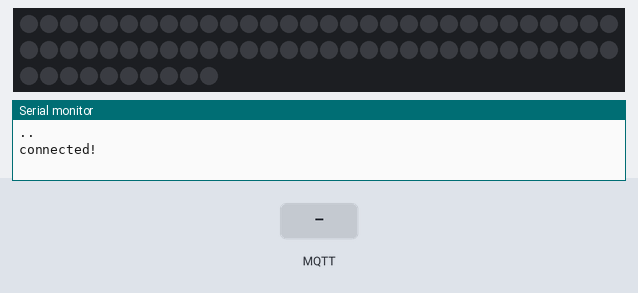
A sketch run on a simulated ESP8266 (NodeMCU). On the bench: 70 RGB LEDs in strip order, left to right, continuing on the next row, the last lines printed to the serial monitor. Inputs (shaded band) come from the test bench. WiFi joins after 1.5 s; servers stay silent unless stated; colours are those a GRB WS2812 strip shows for the declared byte order; no MQTT or app messages arrive unless stated.

Above: at 4.2 s.
4.3 s: MQTT message "0" arrives on the first subscribed topic
At 4.6 s:
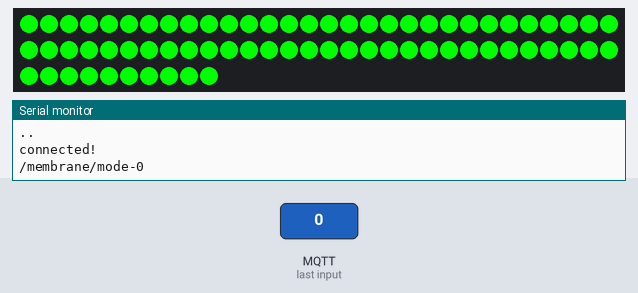
5.8 s: MQTT message "1" arrives on the first subscribed topic
At 7.0 s:
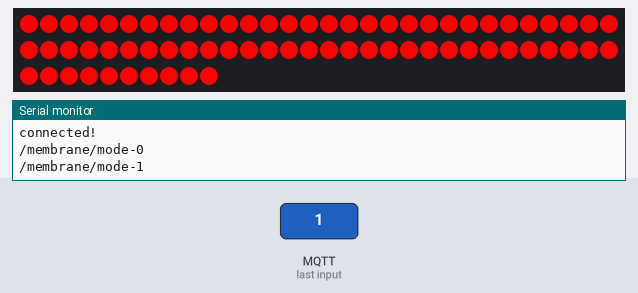
7.3 s: MQTT message "2" arrives on the first subscribed topic
At 8.3 s:
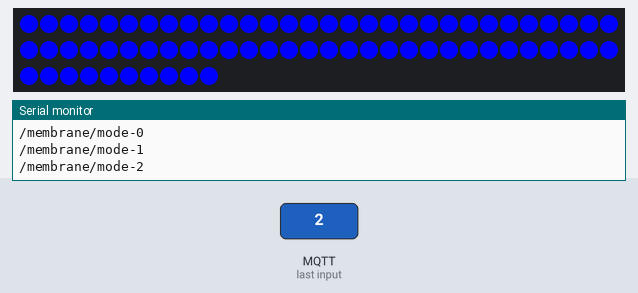
8.8 s: MQTT message "3" arrives on the first subscribed topic
At 9.6 s:
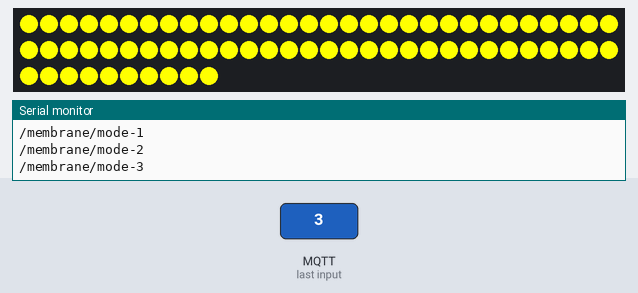
10.3 s: MQTT message "on" arrives on the first subscribed topic
At 11.7 s:
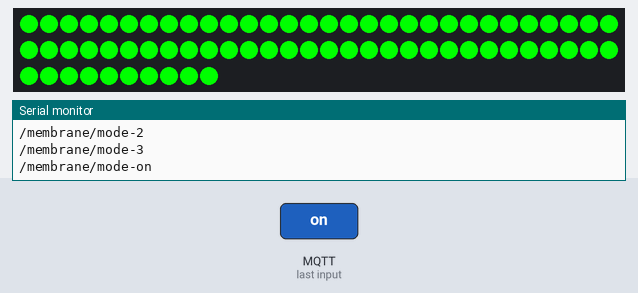
Timing chart, 0 to 12.8 s (numbered marks = the images above; inputs shaded):
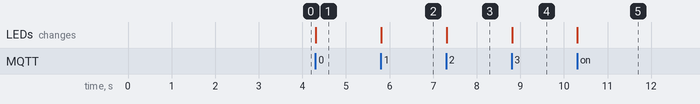

Measured:
- after the input at 4.3 s, the LEDs: change at once (image 1)
- after the input at 5.8 s, the LEDs: change at once (image 2)
- after the input at 7.3 s, the LEDs: change at once (image 3)
- after the input at 8.8 s, the LEDs: change at once (image 4)
- after the input at 10.3 s, the LEDs: change at once (image 5)

The sketch:

leds.ino
```cpp
#include <ESP8266WiFi.h>
#include <MQTT.h>

#include "FastLED.h"

// How many leds in your strip?
#define NUM_LEDS 70

#define DATA_PIN 5

// Define the array of leds
CRGB leds[NUM_LEDS];

const char ssid[] = "AMS";
const char pass[] = "amsterdam";

WiFiClient net;
MQTTClient client;

String topic = "/membrane/mode";

void connect() {
  //Serial.print("checking wifi...");
  while (WiFi.status() != WL_CONNECTED) {
    Serial.print(".");
    delay(1000);
  }

  //Serial.print("\nconnecting...");
  while (!client.connect("Deskmate Imitator", "sharing", "caring")) {
    Serial.print(".");
    delay(1000);
  }

  Serial.println("\nconnected!");
  //client.subscribe("/hello");

  client.subscribe(topic);

}


void setup() {
  Serial.begin(9600);

  WiFi.begin(ssid, pass);
  client.begin("192.168.1.23", net);
  client.onMessage(messageReceived);

  connect();
  delay(1000);

  FastLED.addLeds<WS2812, DATA_PIN, RGB>(leds, NUM_LEDS);

}

void loop() {
  client.loop();
  delay(10);

  if (!client.connected()) {
    connect();
  }
}


void messageReceived(String &topic, String &payload) {
  Serial.print(topic);
  Serial.print("-");
  Serial.print(payload);
  Serial.print("\n");


  switch (payload.toInt()) {
    case 0:
      for (int i = 0; i < NUM_LEDS; i++) {
        leds[i].setRGB( 255, 0, 0);
      }
      break;
    case 1:
      for (int i = 0; i < NUM_LEDS; i++) {
        leds[i].setRGB( 0, 255, 0);
      }
      break;
    case 2:
      for (int i = 0; i < NUM_LEDS; i++) {
        leds[i].setRGB( 0, 0, 255 );
      }
      break;
    case 3:
      for (int i = 0; i < NUM_LEDS; i++) {
        leds[i].setRGB( 255, 255,0 );
      }
      break;
  }
    FastLED.show();

}
```
